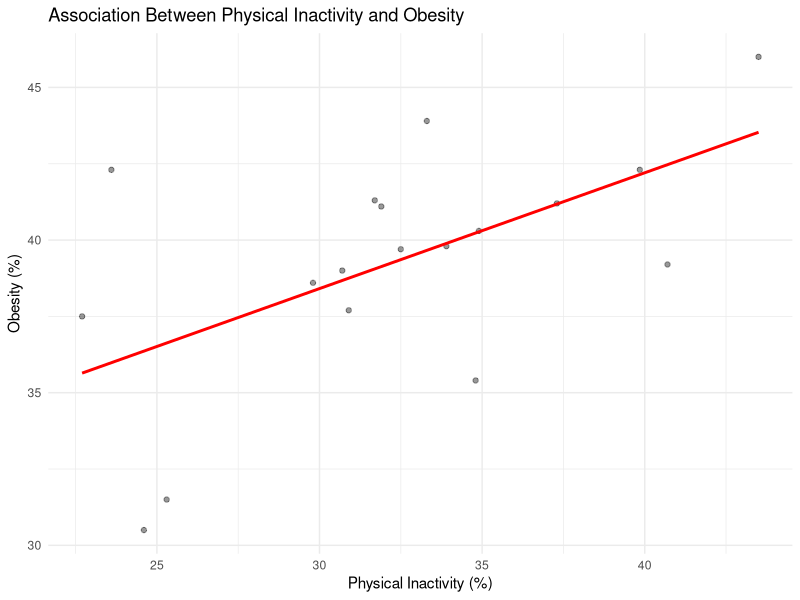
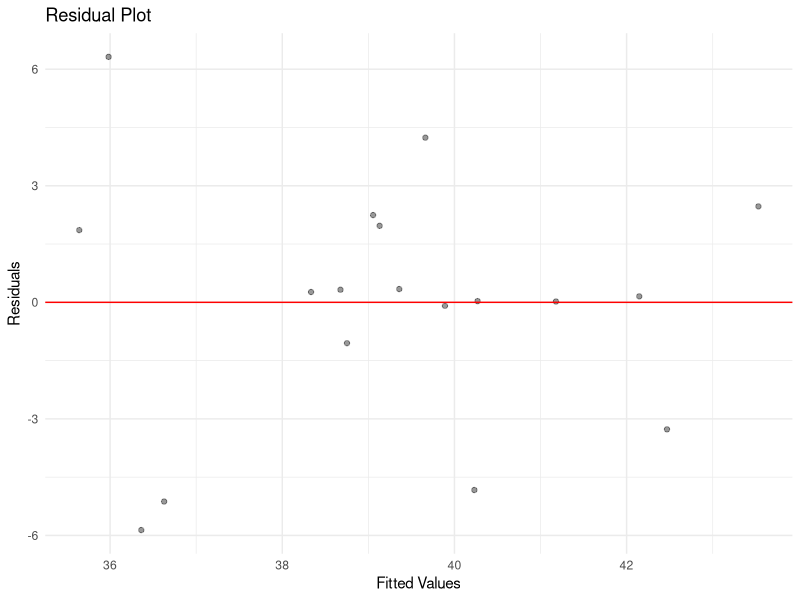
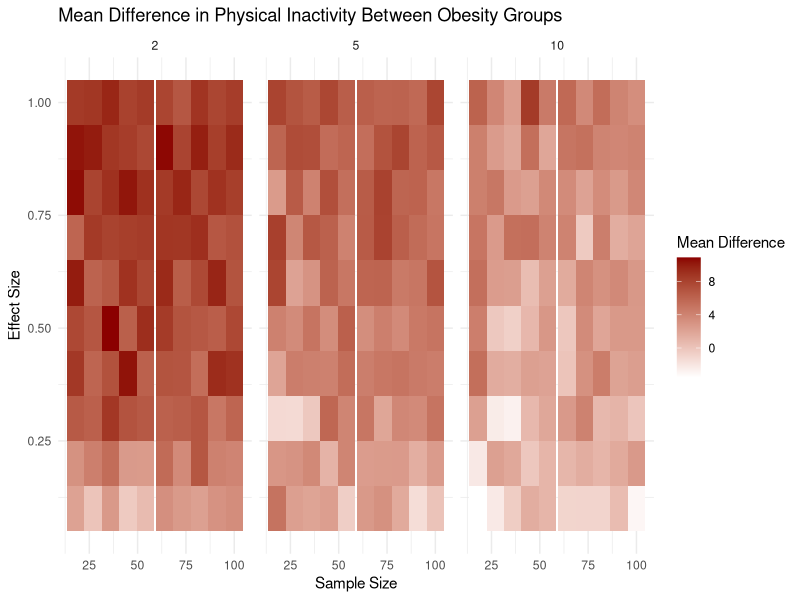
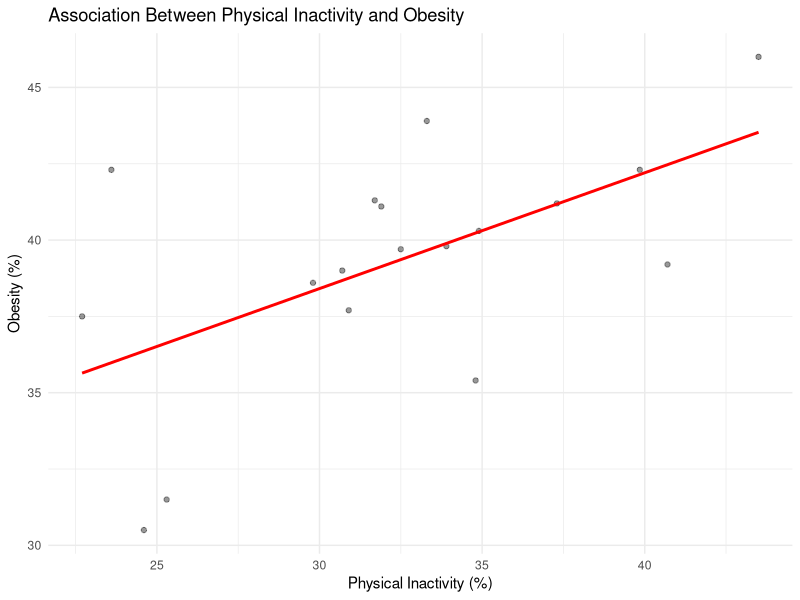
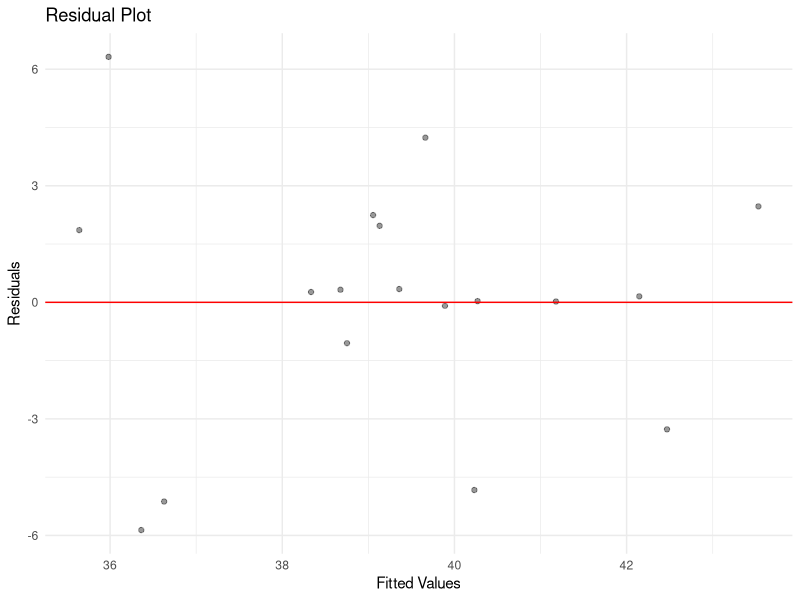
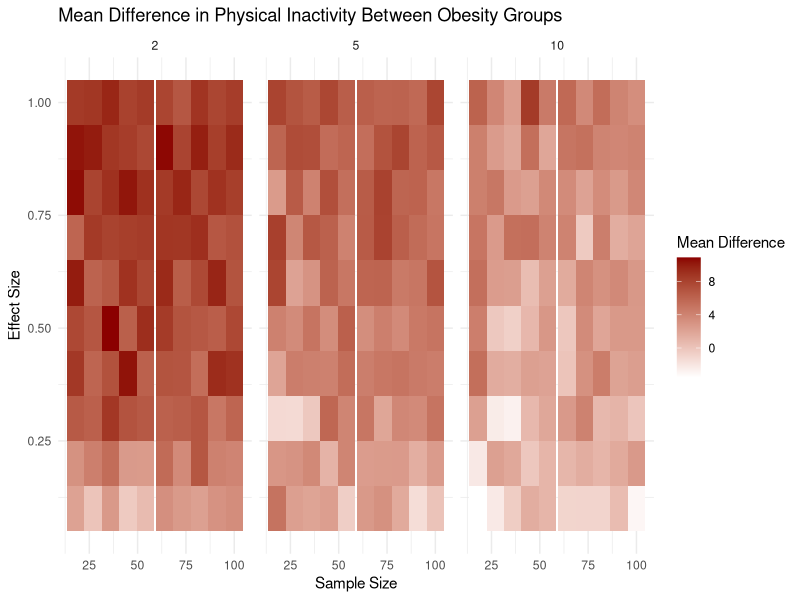

Here is the R script that generated these plots, in order:
# =====================
# CP04 - Simulation Analysis
# =====================

# Packages
library(ggplot2)
library(dplyr)
library(tidyr)

# =====================
# Load data (USE RELATIVE PATH)
# =====================
data <- read.csv(
  "data/raw/PLACES_sample.csv",
  stringsAsFactors = FALSE
)

# =====================
# Data Preparation
# =====================

data_clean <- data %>%
  filter(Data_Value_Type == "Crude prevalence",
         Year == 2023)

selected <- data_clean %>%
  filter(Measure %in% c("No leisure-time physical activity among adults",
                        "Obesity among adults")) %>%
  select(LocationName, Measure, Data_Value) %>%
  pivot_wider(
    names_from = Measure,
    values_from = Data_Value,
    values_fn = mean
  ) %>%
  rename(
    County = LocationName,
    Physical_Inactivity = `No leisure-time physical activity among adults`,
    Obesity = `Obesity among adults`
  ) %>%
  drop_na()

# =====================
# Scatterplot
# =====================

ggplot(selected, aes(x = Physical_Inactivity, y = Obesity)) +
  geom_point(alpha = 0.4) +
  geom_smooth(method = "lm", se = FALSE, color = "red") +
  labs(
    title = "Association Between Physical Inactivity and Obesity",
    x = "Physical Inactivity (%)",
    y = "Obesity (%)"
  ) +
  theme_minimal()

ggsave("output/cp04_scatterplot.png", width = 6, height = 4)

# =====================
# Residual Plot
# =====================

model <- lm(Obesity ~ Physical_Inactivity, data = selected)

ggplot(data.frame(
  Fitted = fitted(model),
  Residuals = resid(model)
), aes(x = Fitted, y = Residuals)) +
  geom_point(alpha = 0.4) +
  geom_hline(yintercept = 0, color = "red") +
  labs(
    title = "Residual Plot",
    x = "Fitted Values",
    y = "Residuals"
  ) +
  theme_minimal()

ggsave("output/cp04_residuals.png", width = 6, height = 4)

# =====================
# Simulation Example
# =====================

set.seed(123)

effect_example <- 0.5
noise_example <- 5
n_example <- 500

X <- rnorm(n_example,
           mean = mean(selected$Physical_Inactivity),
           sd = sd(selected$Physical_Inactivity))

epsilon <- rnorm(n_example, mean = 0, sd = noise_example)

Y <- effect_example * X + 10 + epsilon

sim_data <- data.frame(
  Physical_Inactivity = X,
  Obesity = Y
)

# =====================
# Summary Statistics (Example)
# =====================

summary_stats <- sim_data %>%
  mutate(Obesity_Group = ifelse(Obesity > median(Obesity),
                                "High_Obesity",
                                "Low_Obesity")) %>%
  group_by(Obesity_Group) %>%
  summarise(
    Q1_Inactivity = quantile(Physical_Inactivity, 0.25),
    Median_Inactivity = median(Physical_Inactivity),
    Q3_Inactivity = quantile(Physical_Inactivity, 0.75),
    Mean_Inactivity = mean(Physical_Inactivity),
    .groups = "drop"
  )

print(summary_stats)

# =====================
# Simulation Function
# =====================

simulate_data <- function(effect_size, noise_sd, sample_size) {
  
  X <- rnorm(sample_size,
             mean = mean(selected$Physical_Inactivity),
             sd = sd(selected$Physical_Inactivity))
  
  epsilon <- rnorm(sample_size, mean = 0, sd = noise_sd)
  
  Y <- effect_size * X + 10 + epsilon
  
  sim_data <- data.frame(
    Physical_Inactivity = X,
    Obesity = Y
  )
  
  summary_stats <- sim_data %>%
    mutate(Obesity_Group = ifelse(Obesity > median(Obesity),
                                  "High_Obesity",
                                  "Low_Obesity")) %>%
    group_by(Obesity_Group) %>%
    summarise(
      Q1_Inactivity = quantile(Physical_Inactivity, 0.25),
      Median_Inactivity = median(Physical_Inactivity),
      Q3_Inactivity = quantile(Physical_Inactivity, 0.75),
      Mean_Inactivity = mean(Physical_Inactivity),
      .groups = "drop"
    )
  
  return(list(data = sim_data, summary = summary_stats))
}

# =====================
# Simulation Automation
# =====================

actual_n <- nrow(selected)

effect_sizes <- seq(0.1, 1, length.out = 10)
sample_sizes <- unique(round(seq(100, actual_n, length.out = 10)))
noise_levels <- c(2, 5, 10)

param_grid <- expand.grid(
  effect_size = effect_sizes,
  sample_size = sample_sizes,
  noise_level = noise_levels
)

results <- vector("list", nrow(param_grid))

for (i in 1:nrow(param_grid)) {
  
  sim <- simulate_data(
    effect_size = param_grid$effect_size[i],
    noise_sd = param_grid$noise_level[i],
    sample_size = param_grid$sample_size[i]
  )
  
  results[[i]] <- list(
    parameters = param_grid[i, ],
    simulated_data = sim$data,
    summary_stats = sim$summary
  )
}

# =====================
# Combine Results
# =====================

combined_summary <- do.call(rbind,
  lapply(results, function(res) {
    
    high <- res$summary %>%
      filter(Obesity_Group == "High_Obesity") %>%
      pull(Mean_Inactivity)
    
    low <- res$summary %>%
      filter(Obesity_Group == "Low_Obesity") %>%
      pull(Mean_Inactivity)
    
    data.frame(
      effect_size = res$parameters$effect_size,
      sample_size = res$parameters$sample_size,
      noise_level = res$parameters$noise_level,
      Mean_Difference = high - low
    )
  })
)

# =====================
# Heatmap (IMPORTANT)
# =====================

ggplot(combined_summary,
       aes(x = sample_size,
           y = effect_size,
           fill = Mean_Difference)) +
  geom_tile() +
  facet_wrap(~noise_level) +
  labs(
    title = "Mean Difference in Physical Inactivity Between Obesity Groups",
    x = "Sample Size",
    y = "Effect Size",
    fill = "Mean Difference"
  ) +
  scale_fill_gradient(low = "white", high = "darkred") +
  theme_minimal()

ggsave("output/cp04_heatmap.png", width = 7, height = 5)
